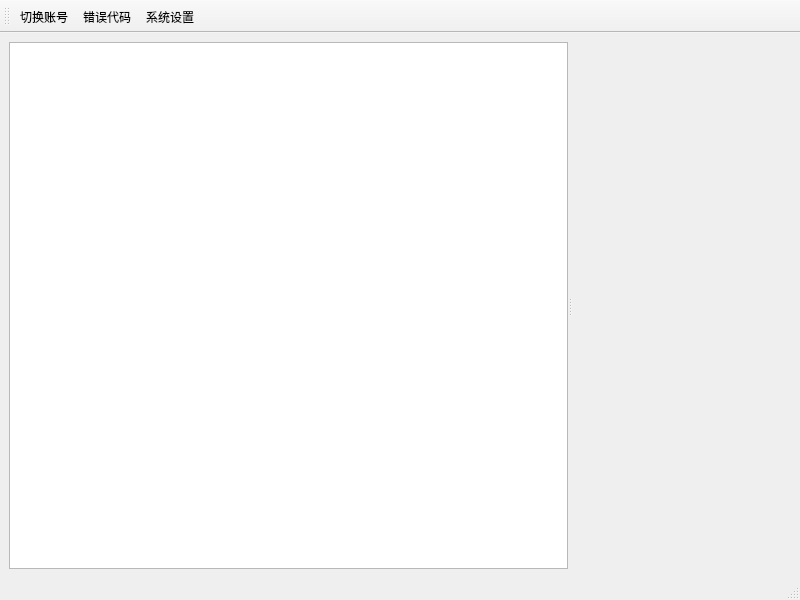
<?xml version="1.0" encoding="UTF-8"?>
<ui version="4.0">
 <class>MainWindow</class>
 <widget class="QMainWindow" name="MainWindow">
  <property name="geometry">
   <rect>
    <x>0</x>
    <y>0</y>
    <width>800</width>
    <height>600</height>
   </rect>
  </property>
  <property name="windowTitle">
   <string>MainWindow</string>
  </property>
  <widget class="QWidget" name="centralwidget">
   <layout class="QHBoxLayout" name="horizontalLayout">
    <item>
     <widget class="QSplitter" name="splitter">
      <property name="orientation">
       <enum>Qt::Horizontal</enum>
      </property>
      <widget class="QTreeView" name="treeView">
       <property name="styleSheet">
        <string notr="true">QTreeView{
	font-size:21px;
}
QTreeView::item{
    height:45px
}
QHeaderView::section{font:18px;height:28px;}</string>
       </property>
      </widget>
      <widget class="my_stacked_widget" name="st_widget" native="true"/>
     </widget>
    </item>
   </layout>
  </widget>
  <widget class="QMenuBar" name="menubar">
   <property name="geometry">
    <rect>
     <x>0</x>
     <y>0</y>
     <width>800</width>
     <height>26</height>
    </rect>
   </property>
  </widget>
  <widget class="QStatusBar" name="statusbar"/>
  <widget class="QToolBar" name="toolBar">
   <property name="windowTitle">
    <string>toolBar</string>
   </property>
   <property name="toolButtonStyle">
    <enum>Qt::ToolButtonTextUnderIcon</enum>
   </property>
   <attribute name="toolBarArea">
    <enum>TopToolBarArea</enum>
   </attribute>
   <attribute name="toolBarBreak">
    <bool>false</bool>
   </attribute>
   <addaction name="account_switches"/>
   <addaction name="action"/>
   <addaction name="sys_setting"/>
  </widget>
  <action name="sys_setting">
   <property name="icon">
    <iconset resource="resources/res.qrc">
     <normaloff>:/icon/icon/sysset.png</normaloff>:/icon/icon/sysset.png</iconset>
   </property>
   <property name="text">
    <string>系统设置</string>
   </property>
   <property name="toolTip">
    <string>用于配置系统需要的内容</string>
   </property>
  </action>
  <action name="account_switches">
   <property name="text">
    <string>切换账号</string>
   </property>
   <property name="toolTip">
    <string>用于切换当前账户</string>
   </property>
  </action>
  <action name="action">
   <property name="icon">
    <iconset resource="resources/res.qrc">
     <normaloff>:/icon/icon/err_analysis.png</normaloff>:/icon/icon/err_analysis.png</iconset>
   </property>
   <property name="text">
    <string>错误代码</string>
   </property>
   <property name="toolTip">
    <string>用于错误代码解析</string>
   </property>
  </action>
 </widget>
 <customwidgets>
  <customwidget>
   <class>my_stacked_widget</class>
   <extends>QWidget</extends>
   <header location="global">my_stacked_widget.h</header>
   <container>1</container>
  </customwidget>
 </customwidgets>
 <resources>
  <include location="resources/res.qrc"/>
 </resources>
 <connections/>
</ui>
